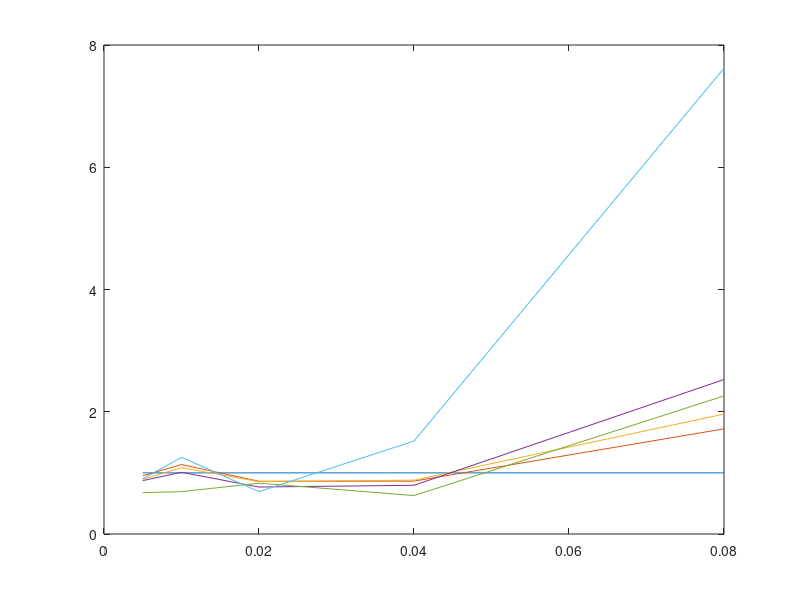

Source code (MATLAB):
results = [0.005	0.01	0.02	0.04	0.08
1	1	1	1	1
0.952629928	1.136285083	0.862238537	0.865136043	1.720011682
0.895339617	1.085171545	0.856301818	0.881166964	1.96208608
0.873467182	1.009456299	0.768163831	0.797127056	2.5272236
0.676347475	0.692599616	0.831786893	0.62911079	2.25903442
0.900318167	1.2553732	0.693065427	1.520888804	7.619621875];

f = figure; hold on; box on;
for i=1:6
    plot(results(1,:),results(i+1,:))
end
